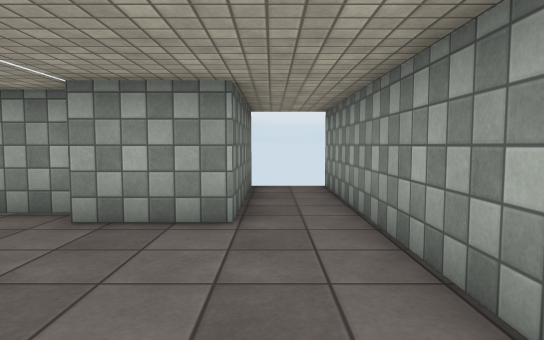
View 1 (above)

12 first-person views from a walk through a Unity game level. The camera is 1.2 m above the floor, tilts 4° down and sees 75° across. The floor is counted in squares, 1 m on a side. Each view is taken from the middle of a square. On the plan, view 1 faces up. The plan holds only what a view shows up to about 14 squares ahead; the rest is blank. The player character is not drawn. Surface patterns are stand-ins for the level's own textures.

View 2
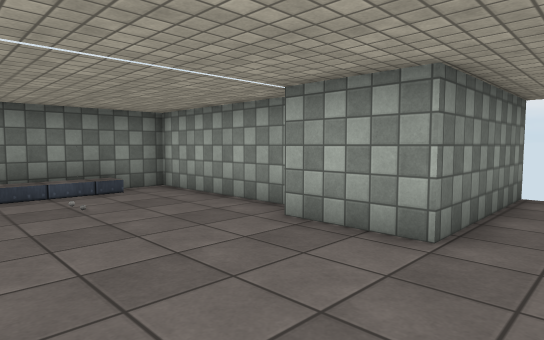

View 3
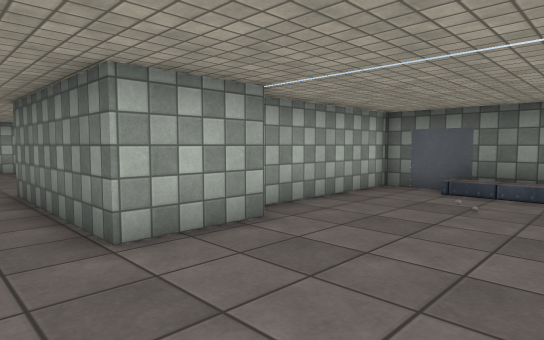

View 4
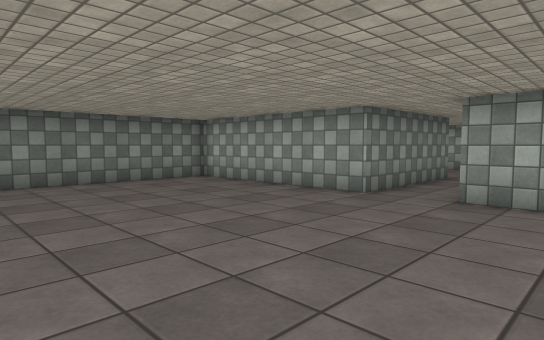

View 5
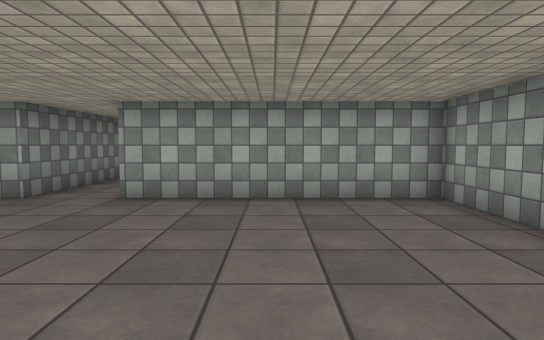

View 6
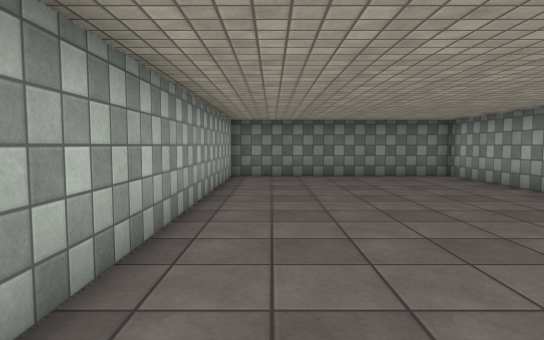

View 7
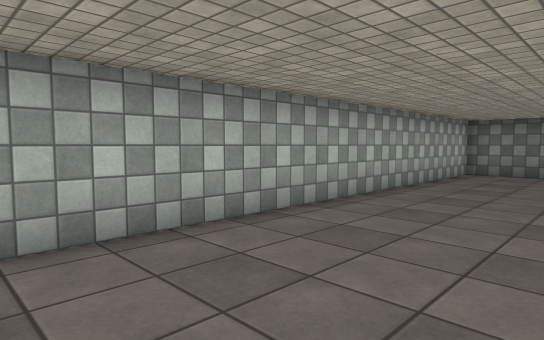

View 8
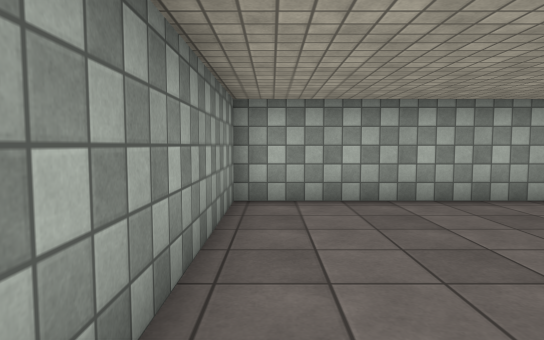

View 9
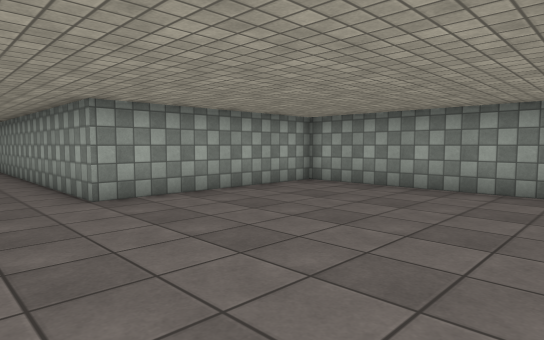

View 10
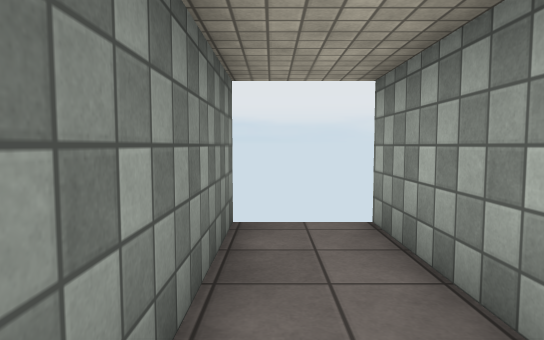

View 11
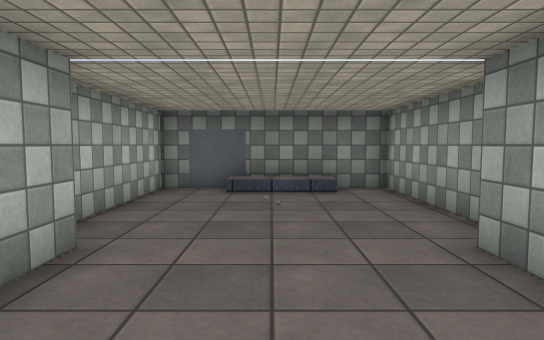

View 12
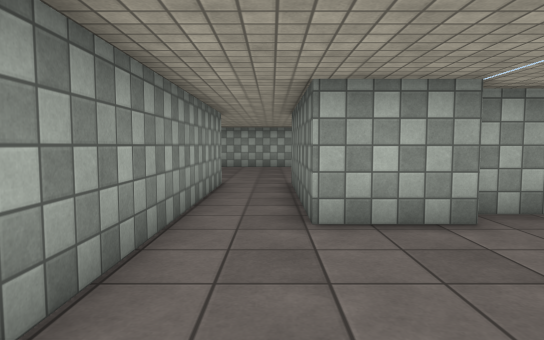

### Floor plan
Points are (right, up) in squares from view 1. A wall is a line through its corners. A room is listed if a view was taken in it or the views show most of it. See-through windows are left out.
Room 1 (views 1, 2, 4, 5, 6, 7, 8, 9)
walls: (-0.6, 0.7) (-0.6, -5.1) (-7.7, -5.1) (-7.7, -13.6) (8.8, -13.6) (8.8, -5.1) (1.6, -5.1) (1.6, 1.6)
ways out: opening at (0.5, 0.5) to room 2
Room 2 (views 3, 10, 11, 12)
walls: (-3.5, 6.2) (-8.8, 6.2) (-8.8, -0.1) (-3.5, -0.1); (-3.1, 0.7) (-0.6, 0.7); (1.6, 1.6) (1.6, 10.5); (-0.6, 10.5) (-0.6, 5.4) (-3.1, 5.4)
ways out: opening at (0.5, 0.5) to room 1

Where each view was taken, in squares from view 1:
view 1: 0 up, 0 right, facing up
view 2: 1 up, 1 right, facing up-left
view 3: 5 up, 1 right, facing down-left
view 4: 13 down, 4 right, facing up-left
view 5: 13 down, 5 right, facing up
view 6: 12 down, 6 right, facing left
view 7: 9 down, 8 right, facing down-left
view 8: 6 down, 8 right, facing down
view 9: 13 down, 1 left, facing up-right
view 10: 5 up, 0 right, facing up
view 11: 3 up, 1 right, facing left
view 12: 6 up, 0 right, facing down
